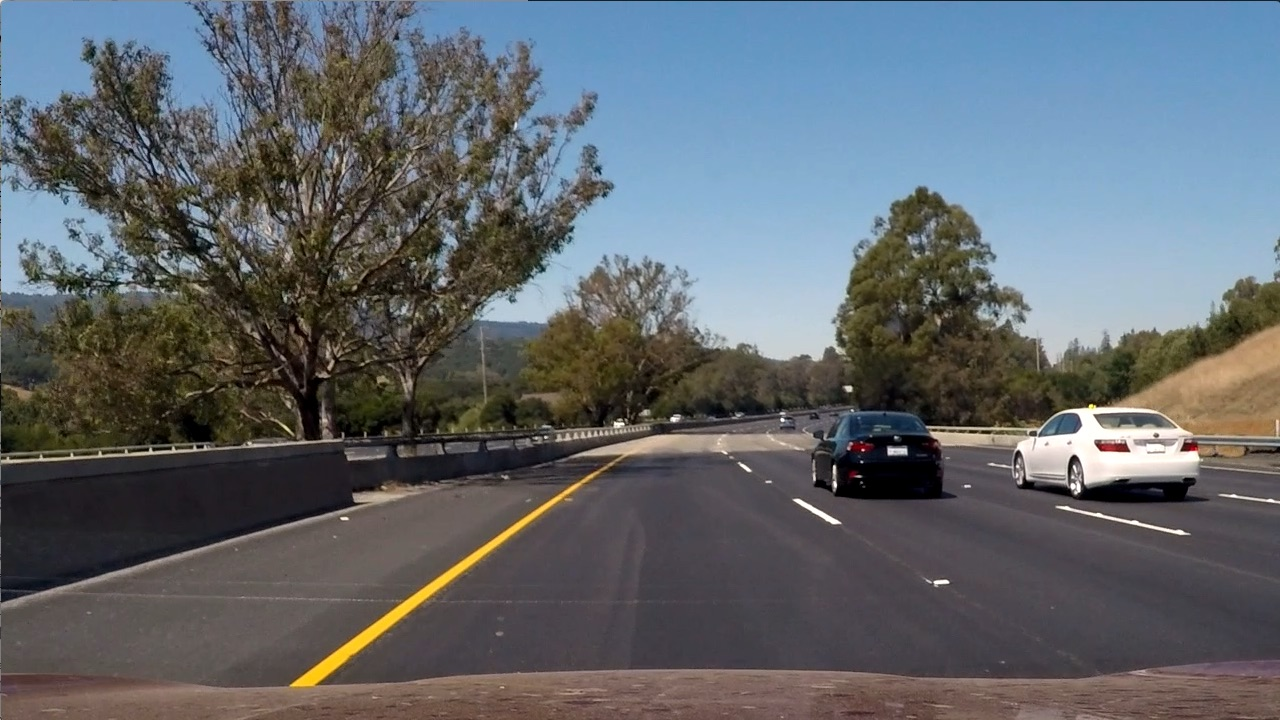
#> input picture 1_computer_vision_deep_learning_and_sensor/7_gradients_and_color_spaces/test6.jpg, 1280 x 720 px
$ jupyter execute 10_HLS_and_color_thresholds.ipynb
#> lines starting #> are read from the running program, lines starting #| are printed output that depends on the picture
[cell 1]
import matplotlib.pyplot as plt
import matplotlib.image as mpimg

import numpy as np
import cv2

[cell 2]
img = mpimg.imread('test6.jpg')
#> img is the input picture: shape (720, 1280, 3); mean R, G, B 97, 102.6, 107.9
img.shape
#> Out = (720, 1280, 3)

[cell 3]
plt.imshow(img)

[cell 4]
gray = cv2.cvtColor(img, cv2.COLOR_RGB2GRAY)
plt.imshow(gray, cmap='gray')

[cell 5]
plt.imshow(gray)

[cell 6]
thresh = (180, 255)
binary = np.zeros_like(gray)
binary[ (gray > thresh[0]) & (gray <= thresh[1]) ] = 1
plt.imshow(binary, cmap='gray')

[cell 7]
R = img[:, :, 0]
G = img[:, :, 1]
B = img[:, :, 2]

[cell 8]
plt.imshow(R, cmap='gray')

[cell 9]
plt.imshow(G, cmap='gray')

[cell 10]
plt.imshow(B, cmap='gray')

[cell 11]
thresh = (200, 255)
binary = np.zeros_like(R)
binary[ (R > thresh[0]) & (R <= thresh[1]) ] = 1
plt.imshow(R, cmap='gray')

[cell 12]
plt.imshow(binary, cmap='gray')

[cell 13]
hls = cv2.cvtColor(img, cv2.COLOR_RGB2HLS)
#> hls: shape (720, 1280, 3); mean of channels 0, 1, 2 76.7, 102.2, 57.5
hls.shape
#> Out = (720, 1280, 3)

[cell 14]
hls

[cell 15]
H = hls[:, :, 0]
L = hls[:, :, 1]
S = hls[:, :, 2]

[cell 16]
plt.imshow(H, cmap='gray')

[cell 17]
plt.imshow(L, cmap='gray')

[cell 18]
plt.imshow(S, cmap='gray')

[cell 19]
thresh = (90, 255)
binary = np.zeros_like(S)
binary[ (S > thresh[0]) & (S <= thresh[1]) ] = 1
plt.imshow(S, cmap='gray')

[cell 20]
plt.imshow(binary, cmap='gray')

[cell 21]
thresh = (15, 100)
binary = np.zeros_like(H)
binary[ (H > thresh[0]) & (H <= thresh[1]) ] = 1
plt.imshow(H, cmap='gray')

[cell 22]
plt.imshow(binary, cmap='gray')

[cell 23]
img = mpimg.imread('test4.jpg')
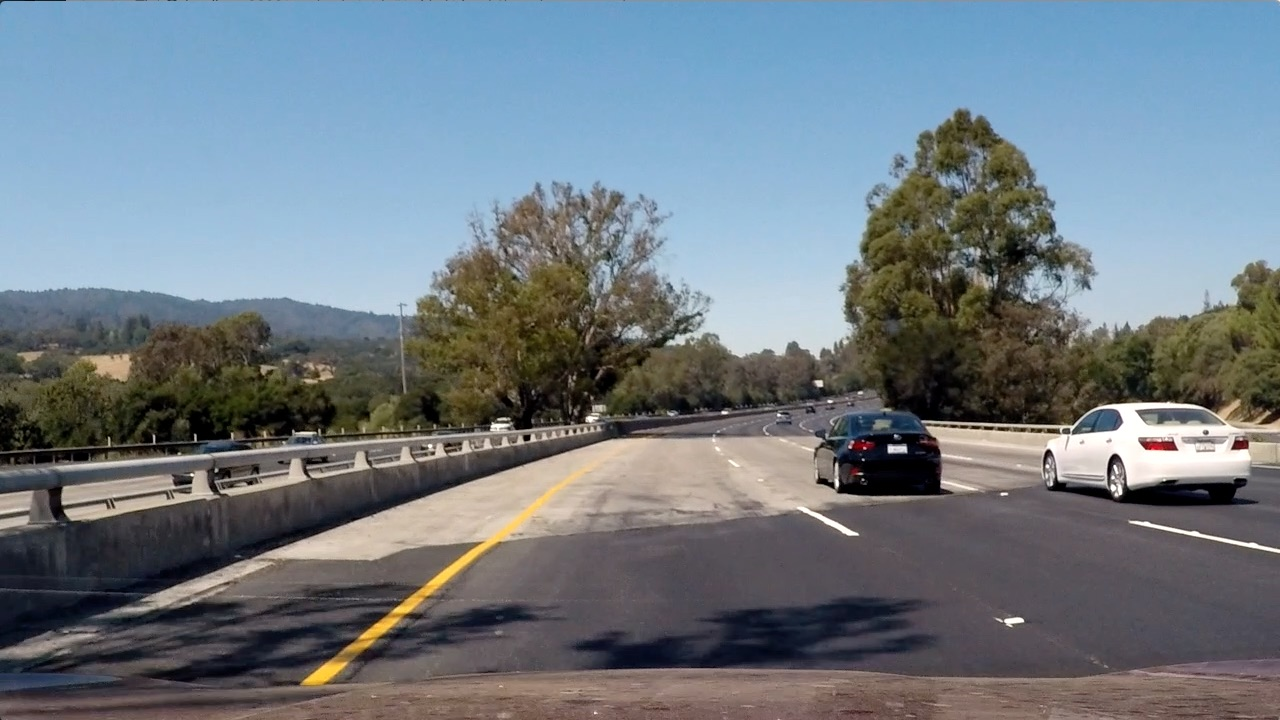
#> input picture 1_computer_vision_deep_learning_and_sensor/7_gradients_and_color_spaces/test4.jpg, 1280 x 720 px
#> img is the input picture: shape (720, 1280, 3); mean R, G, B 112.2, 122.7, 130.9
img.shape
#> Out = (720, 1280, 3)

[cell 24]
plt.imshow(img)

[cell 25]
gray = cv2.cvtColor(img, cv2.COLOR_RGB2GRAY)
plt.imshow(gray, cmap='gray')

[cell 26]
plt.imshow(gray)

[cell 27]
thresh = (180, 255)
binary = np.zeros_like(gray)
binary[ (gray > thresh[0]) & (gray <= thresh[1]) ] = 1
plt.imshow(binary, cmap='gray')

[cell 28]
R = img[:, :, 0]
G = img[:, :, 1]
B = img[:, :, 2]
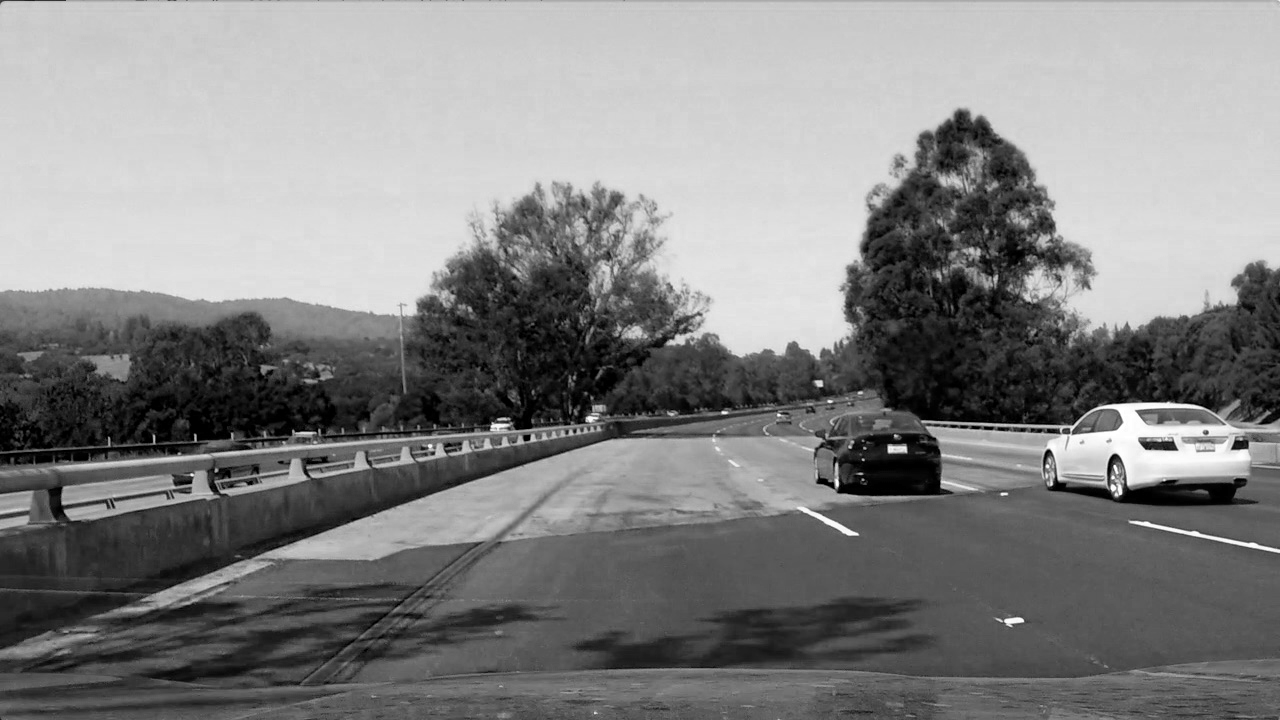
#> B: shape (720, 1280); min 0, max 255, mean 130.9

[cell 29]
plt.imshow(R, cmap='gray')

[cell 30]
plt.imshow(G, cmap='gray')

[cell 31]
plt.imshow(B, cmap='gray')

[cell 32]
thresh = (200, 255)
binary = np.zeros_like(R)
binary[ (R > thresh[0]) & (R <= thresh[1]) ] = 1
plt.imshow(R, cmap='gray')

[cell 33]
plt.imshow(binary, cmap='gray')

[cell 34]
hls = cv2.cvtColor(img, cv2.COLOR_RGB2HLS)
#> hls: shape (720, 1280, 3); mean of channels 0, 1, 2 80.5, 121.4, 71.8
hls.shape
#> Out = (720, 1280, 3)

[cell 35]
hls

[cell 36]
H = hls[:, :, 0]
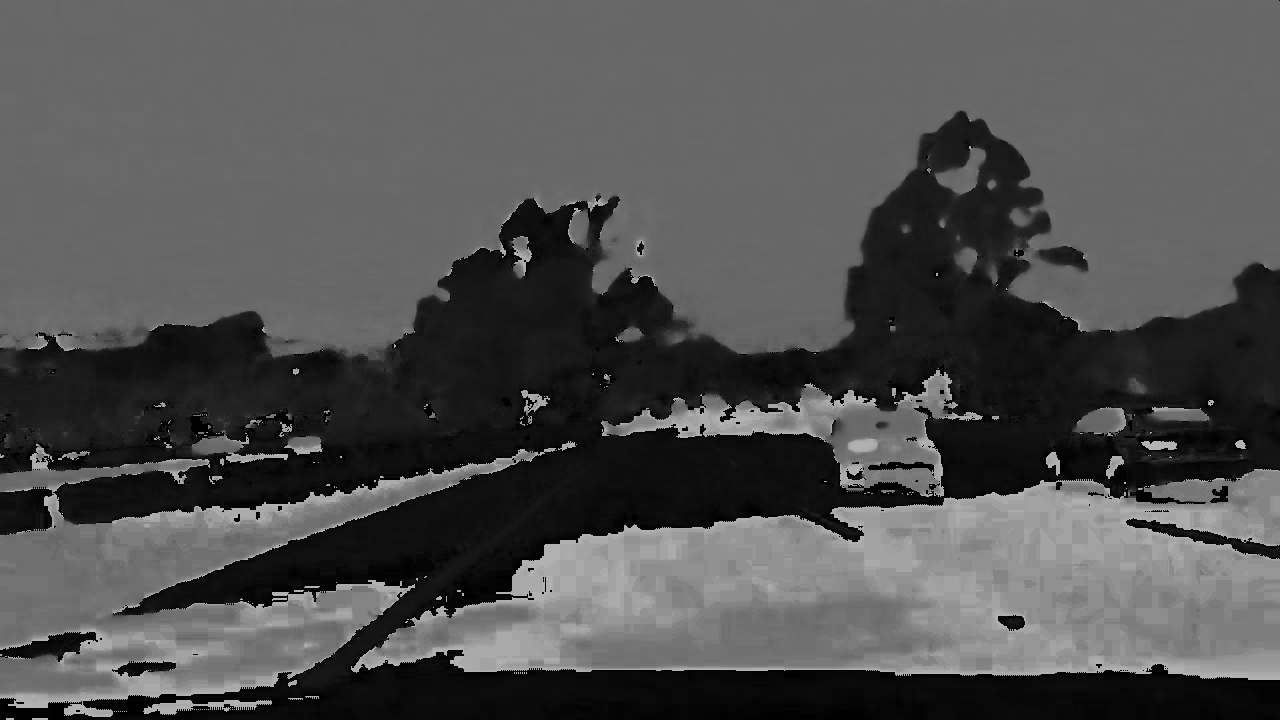
#> H: shape (720, 1280); min 0, max 180, mean 80.5
L = hls[:, :, 1]
S = hls[:, :, 2]
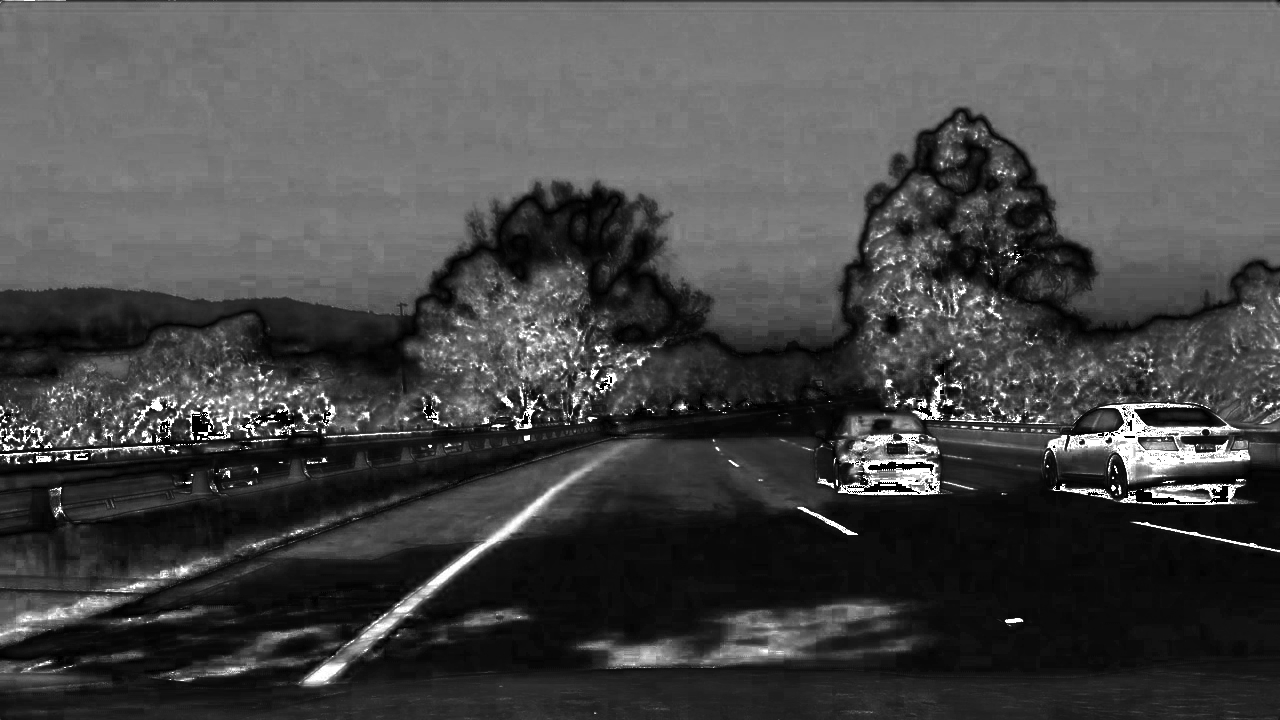
#> S: shape (720, 1280); min 0, max 255, mean 71.8

[cell 37]
plt.imshow(H, cmap='gray')

[cell 38]
plt.imshow(L, cmap='gray')

[cell 39]
plt.imshow(S, cmap='gray')

[cell 40]
thresh = (90, 255)
binary = np.zeros_like(S)
binary[ (S > thresh[0]) & (S <= thresh[1]) ] = 1
plt.imshow(S, cmap='gray')

[cell 41]
plt.imshow(binary, cmap='gray')

[cell 42]
thresh = (15, 100)
binary = np.zeros_like(H)
binary[ (H > thresh[0]) & (H <= thresh[1]) ] = 1
plt.imshow(H, cmap='gray')

[cell 43]
plt.imshow(binary, cmap='gray')
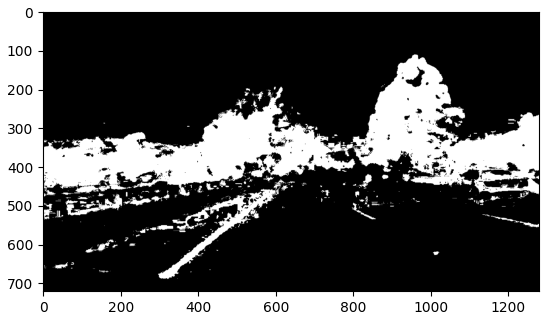
#> figure drawn by matplotlib, 1 panel
